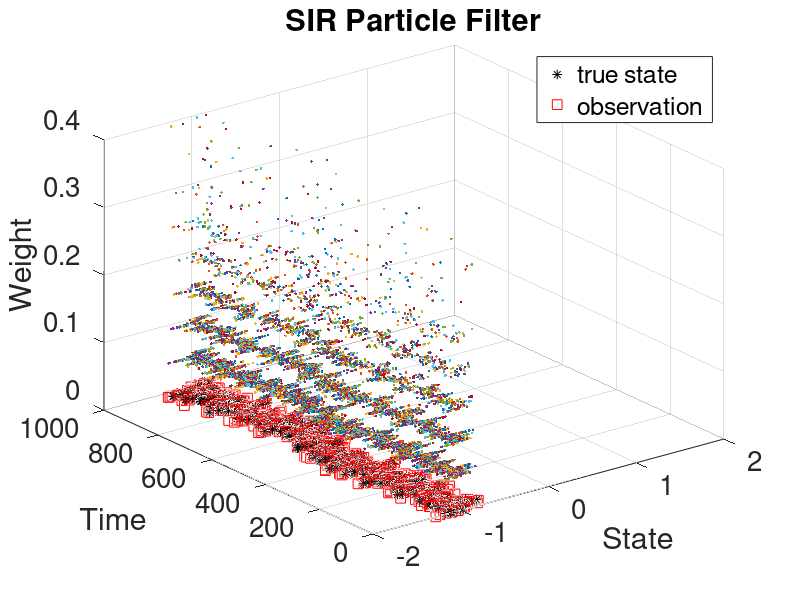
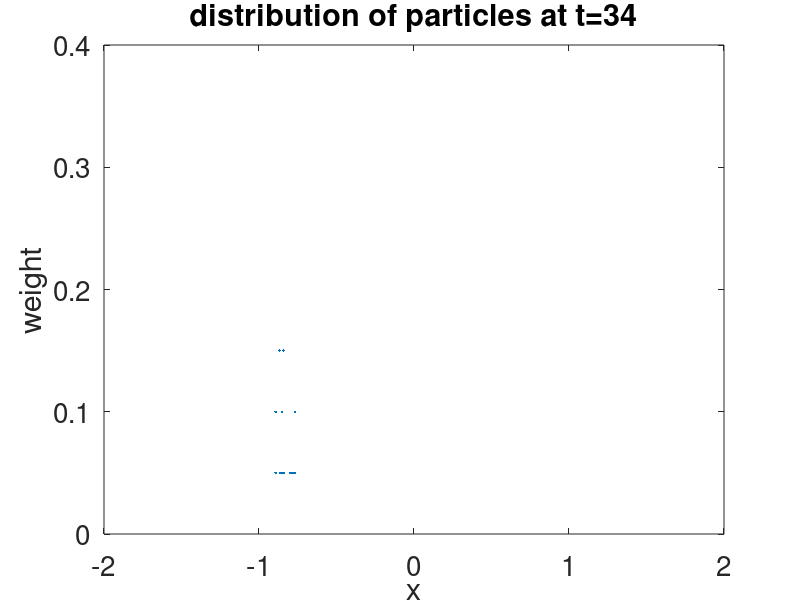
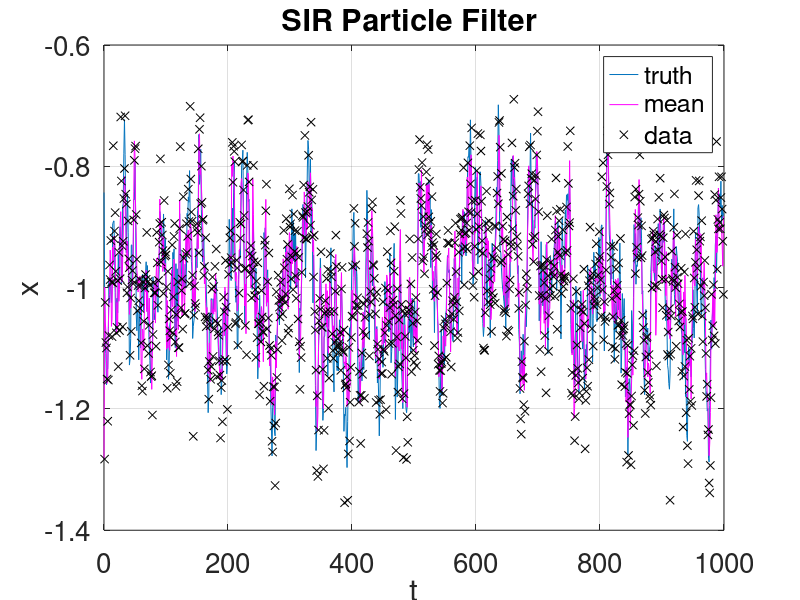
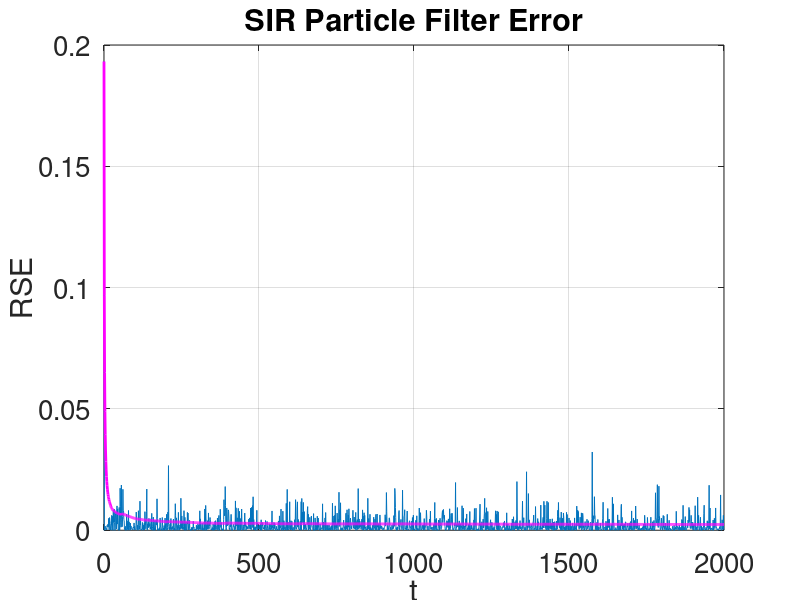

MATLAB code to generate these figures, in order:
%%% SIR(sequential importance resampling) double well single time 
clear;set(0,'defaultaxesfontsize',20);format long
%% setup

J=2000;% number of steps
alpha=4;% dynamics determined by alpha
gamma=0.06;% observational noise variance is gamma^2
sigma=0.4;% dynamics noise variance is sigma^2
C0=0.1;% prior initial condition variance
m0=0;% prior initial condition mean
sd=1;rng(sd);% Choose random number seed
N=20;% number of ensemble members

m=zeros(J,1);v=m;z=m;z(1)=0;c=m;U=zeros(J+1,N);% pre-allocate
v(1)=m0+sqrt(C0)*randn;% initial truth
m(1)=2*randn;% initial mean/estimate
c(1)=10*C0;H=1;% initial covariance and observation operator
U(1,:)=m(1)+sqrt(c(1))*randn(1,N);m(1)=sum(U(1,:))/N;% initial ensemble
tau=0.02;st=sigma*sqrt(tau);% time discretization is tau
EFF=0; %effective sample size

%%
for j=1:J 
    
    %step jump
    %if mod(j,500)==0
      %  if v(j)<0
        %    v(j)=1
        %else
          %  v(j)=-1
        %end
    %end
    
    v(j+1)=v(j)+tau*alpha*(v(j)-v(j)^3) + st*randn;% truth

    %v(j+1)=v(j)+tau*alpha*(v(j)-v(j)^3) ;% truth
    z(j+1)=H*v(j+1) + gamma*randn;% observation

    Uhat=U(j,:)+tau*alpha*(U(j,:)-U(j,:).^3)+st*randn(1,N);%ensemble predict
    d=z(j+1)-H*Uhat;% ensemble innovation  
    what=exp( -0.5 * (  (1.0/gamma^2) *d.^2 )   );% weight update
    w=what/sum(what); randn(1,N);% normalize predict weights   
 
    EFF=EFF+(1.0/sum(w.^2));
    ws=cumsum(w);% resample: compute cdf of weights
    for n=1:N
        ix=find(ws>rand,1,'first');% resample (i)
        U(j+1,n)=Uhat(ix);% resample (ii)
    end
    
    m(j+1)=sum(U(j+1,:))/N;% estimator update
    c(j+1)=(U(j+1,:)-m(j+1))*(U(j+1,:)-m(j+1))'/N;% covariance update
     
end

disp('SIR average effective sample size:')
disp(EFF/J)
%defind how many time steps
iter=1000;

for tt=1:iter
    time_t = 0;
    %for each time step, gater the information for plot
    %we have the state as U
    bb=tabulate ( U(tt+1,:) ) ;%compute the frequency table
    state_x = bb(:,1);%select the state points for x
    weight_z = bb(:,2)/N; %select the weight of corresponding state
    time_t(1:length(state_x)) = tt;
    plot3(state_x,time_t',weight_z ,'.'); %plot the points
    axis([-2 2 0 iter 0 0.4]);
    hold on;
    grid on;
end

tt=1:iter;
% Add title and axis labels
xlabel('State');
ylabel('Time');
zlabel('Weight');
title('SIR Particle Filter');

%true
measure_w(1:iter)=0;
hold on;
p2=plot3(v(tt+1),tt,measure_w  ,'k*','MarkerSize',7);

%observation
hold on;
z(1)=m(1);
p3=plot3(z(tt),tt, measure_w  ,'rs','MarkerSize',7);

hold off;
legend([p2,p3],{'true state','observation'});

%example for one sigle time step
tt=34;
bb=tabulate ( U(tt+1,:) ) ;%compute the frequency table
state_x = bb(:,1);%select the state points for x
weight_z = bb(:,2)/N; %select the weight of corresponding state
figure;
plot(state_x,weight_z,'.');
axis([-2 2 0 0.4]);
ylabel('weight')
xlabel('x')
title('distribution of particles at t=34')


js=1000;% plot truth, mean, standard deviation, observations
figure;
p4 =plot([0:js-1],v(1:js)); %truth
hold;
p5=plot([0:js-1],m(1:js),'m'); %mean
p6=plot([1:js-1],z(1:js-1),'kx'); %observation
hold;grid;xlabel('t');
ylabel('x')
title('SIR Particle Filter ');
legend([p4,p5,p6],{'truth','mean','data'});


figure;
plot([0:J],(v-m).^2);
hold;
plot([0:J],cumsum((v-m).^2)./[1:J+1]','m','Linewidth',2);
grid
hold;
xlabel('t');title('SIR Particle Filter Error')
ylabel('RSE')

disp('Root square error')
a = cumsum((v-m).^2)./[1:J+1]';

disp( sqrt( a(length(a) )   )  )


